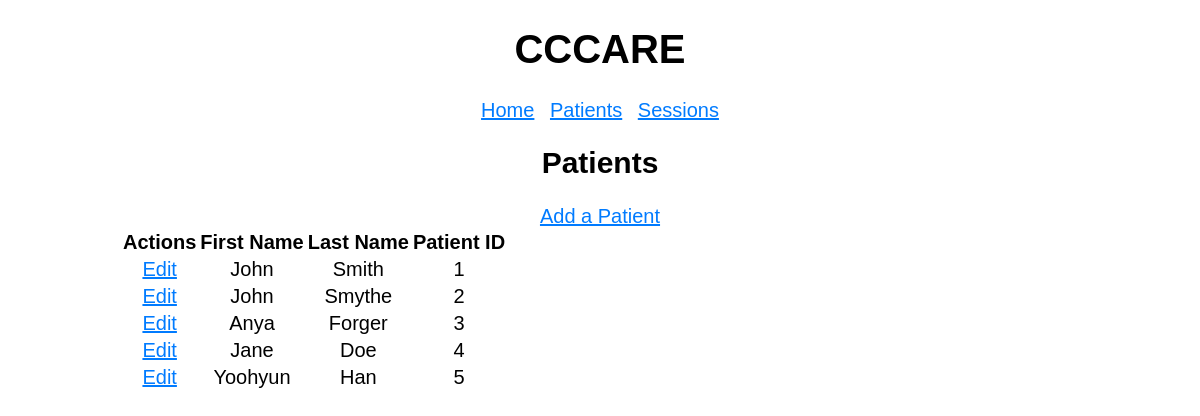
Page /patients on the committed database.
### models.py (models this page shows)
class Patient(db.Model):
    __tablename__ = "patient_list"
    patient_id = db.Column(db.Integer, primary_key = True)
    first_name = db.Column(db.String)
    last_name = db.Column(db.String)
    sessions = db.relationship("Session", back_populates = "patient")

### pages.py (the view)
@bp.route("/patients", endpoint = "patients") #endpoint can be used to ensure the page is routing correctly, should be the same name as the function to be called
def patients():
    patients = db.session.query(Patient).all() #retrieves all patients stored in the database and attaches to an object
    return render_template("pages/patients.html", patients = patients) #object is passed to the html file and referenced in for loop to add table entries

### templates/pages/patients.html
{% extends 'base.html' %}
{% block header %}
    <h2>{% block title %}Patients{% endblock title %}</h2>
{% endblock header %}
{% block content %}
    <a href="{{ url_for('pages.add_patient')}}">Add a Patient</a>
     <table>
        <thead>
            <tr>
                <th>Actions</th>
                <th>First Name</th>
                <th>Last Name</th>
                <th>Patient ID</th>
            </tr>
        </thead>
        <tbody>
            {% for patient in patients %}
            <tr>
                <td><a href="{{ url_for('pages.edit_patient', patient_id=patient.patient_id) }}" class="btn btn-primary">Edit</a></td>
                <td>{{ patient.first_name }}</td>
                <td>{{ patient.last_name }}</td>
                <td>{{ patient.patient_id}}</td>
            </tr>
            {% endfor %}
        </tbody>
    </table>
{% endblock content %}

### templates/base.html (shortened to what this page needs)
<!DOCTYPE html>
<html lang="en">
<head>
    <link rel="stylesheet" href="{{ url_for('static', filename= 'styles.css')}}">
</head>
<body>
    <h1>CCCARE</h1>
    {% include("_navigation.html") %}
    <section>
        <header>
            {% block header %}{% endblock header%}
        </header>
    <main>
        {% block content %}{% endblock content%}
    </main>
    </section>
</body>
</html>

### templates/_navigation.html
<nav>
    <ul>
        <li><a href="{{ url_for('pages.home')}}">Home</a></li>
        <li><a href="{{ url_for('pages.patients')}}">Patients</a></li>
        <li><a href="{{ url_for('pages.session_list')}}">Sessions</a></li>
    </ul>
</nav>

### static/styles.css (style rules this page uses)
* { box-sizing: border-box; }
body { font-family: sans-serif; font-size: 20px; margin: 0 auto; text-align: center; }
a, a:visited { color: #007bff; }
nav ul { list-style-type: none; padding:0; }
nav ul li { display: inline; margin: 0 5px; }
main { width: 80%; margin: 0 auto; }

### rows in the picture
Patient: first_name "John", last_name "Smith", patient_id "1"
Patient: first_name "John", last_name "Smythe", patient_id "2"
Patient: first_name "Anya", last_name "Forger", patient_id "3"
Patient: first_name "Jane", last_name "Doe", patient_id "4"
Patient: first_name "Yoohyun", last_name "Han", patient_id "5"
